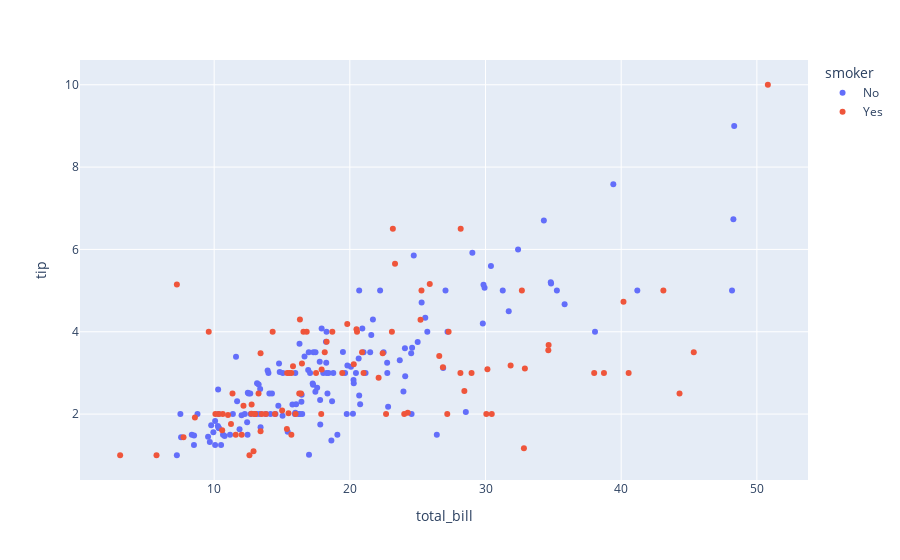

Here is the notebook cell this chart was saved with:
### Code cell
import plotly.express as px

px.scatter(tips, x="total_bill", y= "tip", color="smoker")

### Figure 1 — Plotly figure (JSON) as saved in the notebook; plotly's stock layout.template omitted (floating-point values rounded to 4 significant figures; data arrays with more than 128 entries replaced by an {"elided": "..."} marker saying what was removed)
{"data": [{"hovertemplate": "smoker=No<br>total_bill=%{x}<br>tip=%{y}<extra></extra>", "legendgroup": "No", "marker": {"color": "#636efa", "symbol": "circle"}, "mode": "markers", "name": "No", "orientation": "v", "showlegend": true, "type": "scatter", "x": {"elided": "151 float values"}, "xaxis": "x", "y": {"elided": "151 float values"}, "yaxis": "y"}, {"hovertemplate": "smoker=Yes<br>total_bill=%{x}<br>tip=%{y}<extra></extra>", "legendgroup": "Yes", "marker": {"color": "#EF553B", "symbol": "circle"}, "mode": "markers", "name": "Yes", "orientation": "v", "showlegend": true, "type": "scatter", "x": [38.01, 11.24, 20.29, 13.81, 11.02, 18.29, 3.07, 15.01, 26.86, 25.28, 17.92, 19.44, 32.68, 28.97, 5.75, 16.32, 40.17, 27.28, 12.03, 21.01, 11.35, 15.38, 44.3, 22.42, 15.36, 20.49, 25.21, 14.31, 16.0, 17.51, 10.59, 10.63, 50.81, 15.81, 7.25, 31.85, 16.82, 32.9, 17.89, 14.48, 9.6, 34.63, 34.65, 23.33, 45.35, 23.17, 40.55, 20.9, 30.46, 18.15, 23.1, 15.69, 19.81, 28.44, 15.48, 16.58, 10.34, 43.11, 13.0, 13.51, 18.71, 12.74, 13.0, 16.4, 20.53, 16.47, 26.59, 38.73, 24.27, 12.76, 30.06, 25.89, 13.27, 28.17, 12.9, 28.15, 11.59, 7.74, 30.14, 12.16, 13.42, 8.58, 13.42, 16.27, 10.09, 22.12, 24.01, 15.69, 15.53, 12.6, 32.83, 27.18, 22.67], "xaxis": "x", "y": [3.0, 1.76, 3.21, 2.0, 1.98, 3.76, 1.0, 2.09, 3.14, 5.0, 3.08, 3.0, 5.0, 3.0, 1.0, 4.3, 4.73, 4.0, 1.5, 3.0, 2.5, 3.0, 2.5, 3.48, 1.64, 4.06, 4.29, 4.0, 2.0, 3.0, 1.61, 2.0, 10.0, 3.16, 5.15, 3.18, 4.0, 3.11, 2.0, 2.0, 4.0, 3.55, 3.68, 5.65, 3.5, 6.5, 3.0, 3.5, 2.0, 3.5, 4.0, 1.5, 4.19, 2.56, 2.02, 4.0, 2.0, 5.0, 2.0, 2.0, 4.0, 2.01, 2.0, 2.5, 4.0, 3.23, 3.41, 3.0, 2.03, 2.23, 2.0, 5.16, 2.5, 6.5, 1.1, 3.0, 1.5, 1.44, 3.09, 2.2, 3.48, 1.92, 1.58, 2.5, 2.0, 2.88, 2.0, 3.0, 3.0, 1.0, 1.17, 2.0, 2.0], "yaxis": "y"}], "layout": {"legend": {"title": {"text": "smoker"}, "tracegroupgap": 0}, "margin": {"t": 60}, "xaxis": {"anchor": "y", "domain": [0, 1], "title": {"text": "total_bill"}}, "yaxis": {"anchor": "x", "domain": [0, 1], "title": {"text": "tip"}}}}
